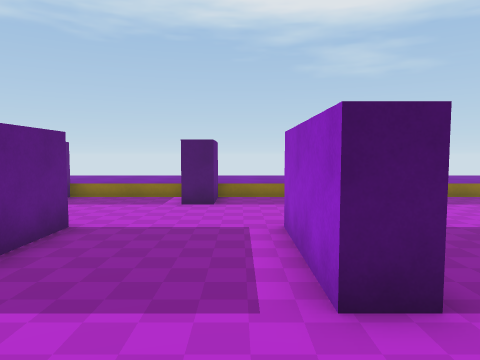
View 1 (above)

22 first-person views from a walk through a Unity game level. The camera is 1.5 m above the floor, tilts 4° down and sees 70° across. The floor is counted in squares, 1 m on a side. Each view is taken from the middle of a square. On the plan, view 1 faces up. The plan holds only what a view shows up to about 16 squares ahead; the rest is blank. The place goes on beyond the plan. Some animated figures are not drawn.

View 2
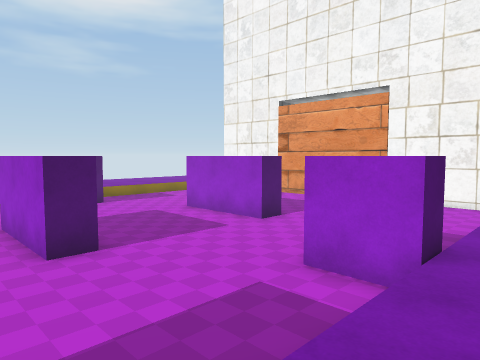

View 3
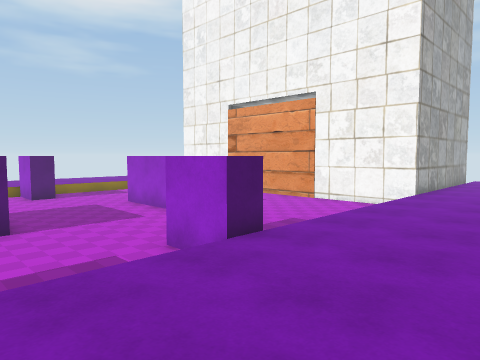

View 4
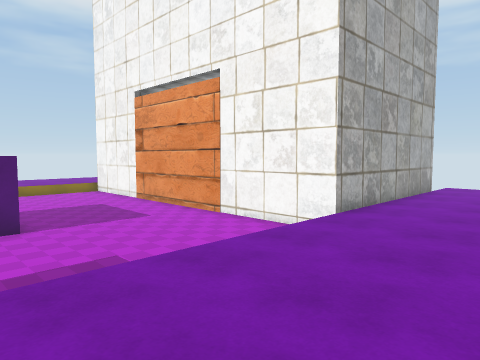

View 5
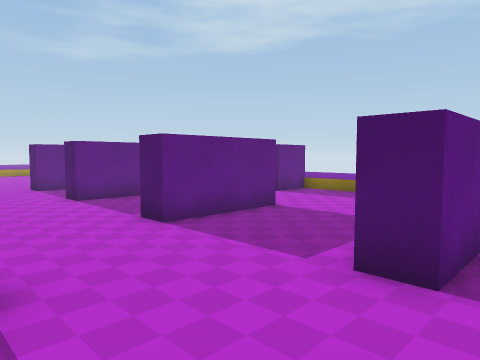

View 6
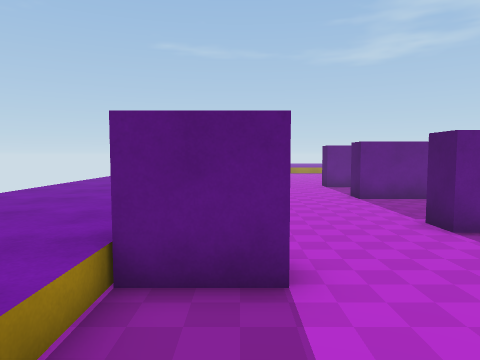

View 7
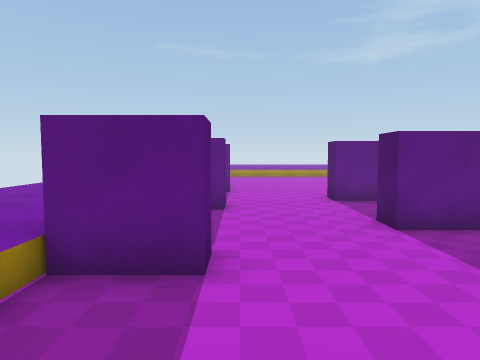

View 8
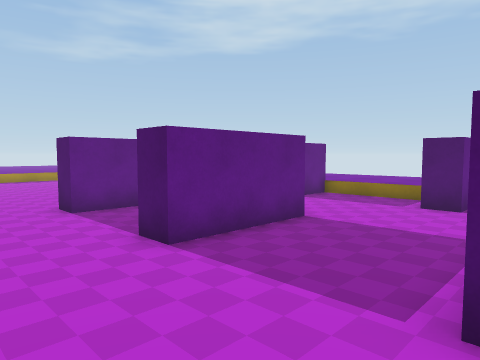

View 9
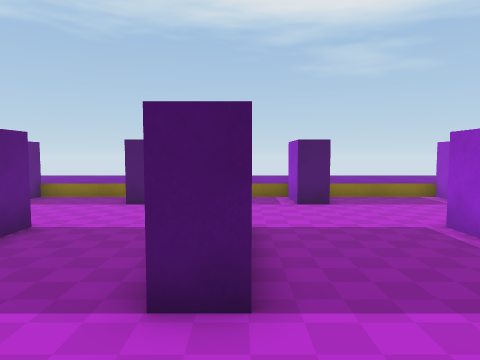

View 10
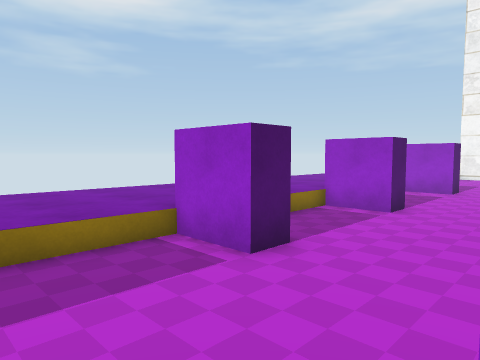

View 11
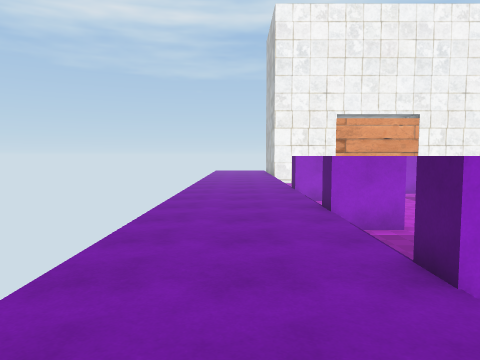

View 12
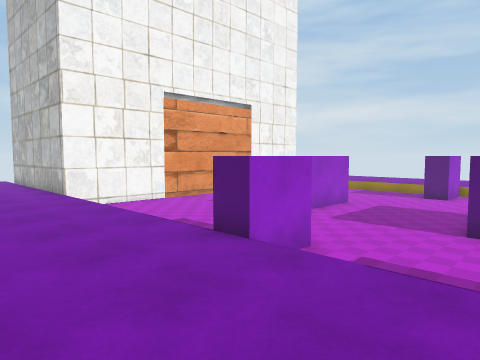

View 13
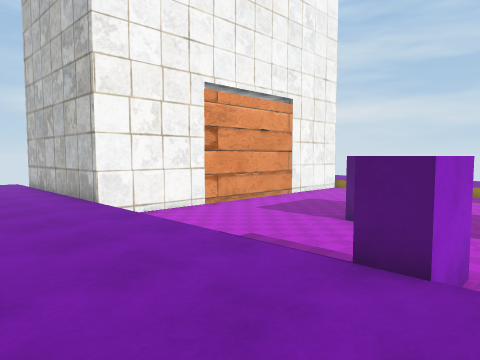

View 14
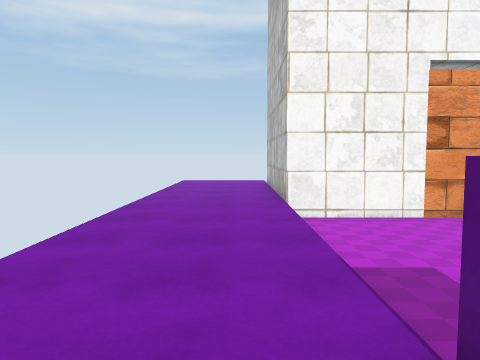

View 15
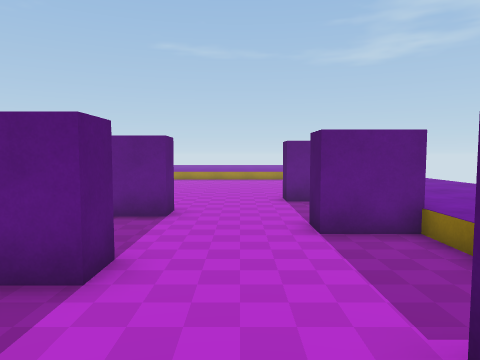

View 16
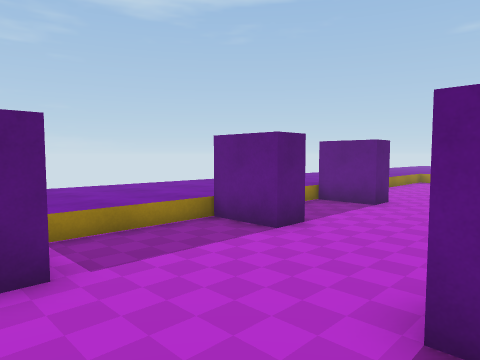

View 17
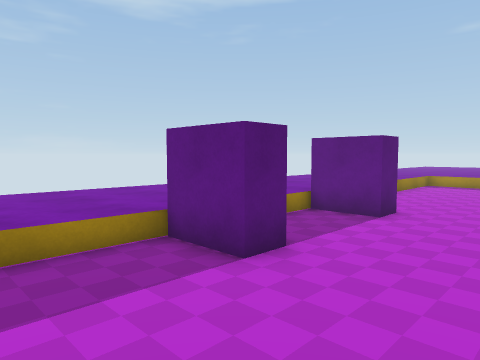

View 18
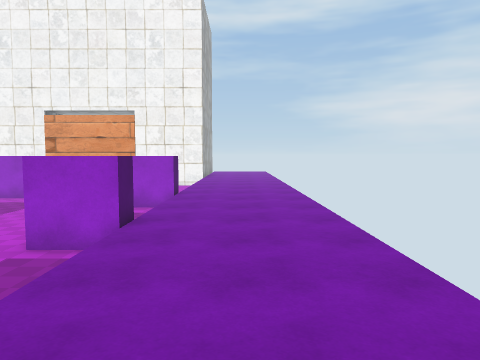

View 19
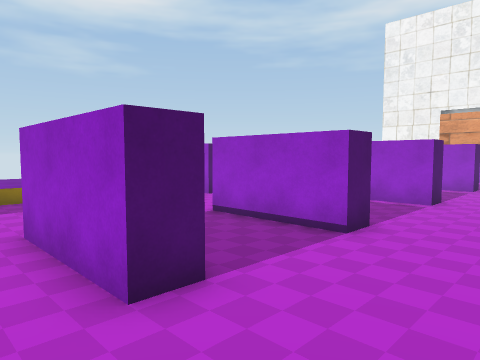

View 20
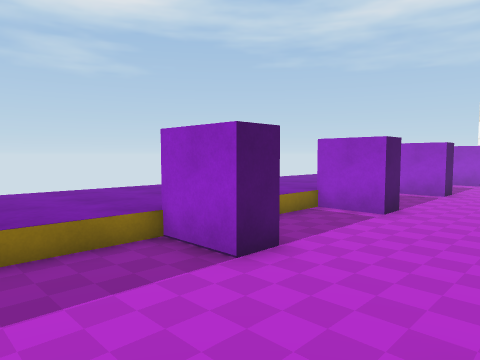

View 21
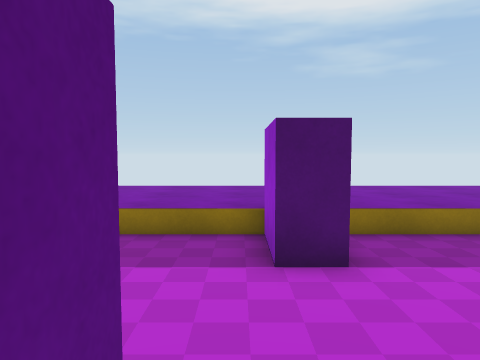

View 22
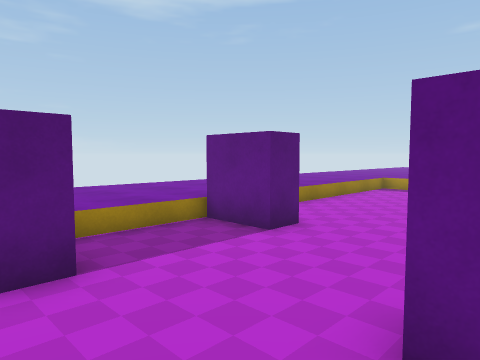

### Floor plan
Key: @ floor where view 1 was taken; # wall or solid block; . main floor; : floor 0.5 m higher than the main floor.
Columns run from 16 left of view 1 to 15 right of it. Each row starts with its distance up from view 1.
 17 ::::::::::::::::::::::::::::::::
 16 ::::::::::::::::::::::::::::::::
 15 ::::::::::::::::::::::::::::::::
 14 ::::::::::::::::::::::::::::::::
 13 ::::::::::::::::::::::::::::::::
 12 #...#....##...##....##........##
 11 #...#....##...##....##........#
 10 ..............................#
  9 ..............................#
  8 ..............................#
  7 ..#...##...##....##....##.....#
  6  .#...##...##....##....# .....#
  5  .#...##...##....##....# .....#
  4 ..#...##...##....##....##.....#
  3 ......##.........##...........#
  2 ..............................#
  1 ..............................#
  0 ................@.............#
 -1 #...#....##...##....##........#
 -2 #...#.... #...##....##........##
 -3 ::::::::::::::::::::::::::::::::
 -4 ::::::::::::::::::::::::::::::::
 -5 ::::::::::::::::::::::::::::::::
 -6 :::::::::::::::::::::::::::::::
 -7 ::::::::::::::::::::::::

Positions as (right, up) in squares from view 1, and headings:
1: (0, 0), facing up
2: (-1, -4), facing up-right
3: (0, -7), facing up-right
4: (6, -7), facing up-right
5: (3, -1), facing up-left
6: (3, -1), facing left
7: (-2, 0), facing left
8: (-4, 0), facing up-left
9: (-9, 0), facing up
10: (-11, 7), facing up-right
11: (-11, 15), facing right
12: (0, 17), facing down-right
13: (3, 17), facing down-right
14: (3, 14), facing right
15: (-5, 9), facing left
16: (-6, 4), facing down-left
17: (-8, 3), facing down-left
18: (-9, -5), facing right
19: (-16, 0), facing up-right
20: (-16, 7), facing up-right
21: (-13, 6), facing up
22: (-11, 4), facing down-left
